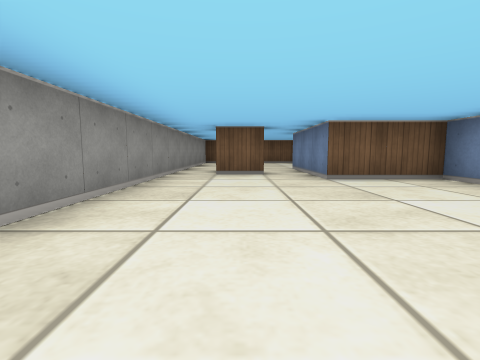
[1] (above)

16 first-person views from a walk through a cub3D level. The camera is about half as high as the walls, tilts 6° down and sees 85° across. The floor is counted in squares. Each view is taken from the middle of a square. On the plan, view 1 faces up. The plan holds only what a view shows up to about 9 squares ahead; the rest is blank.

[2]
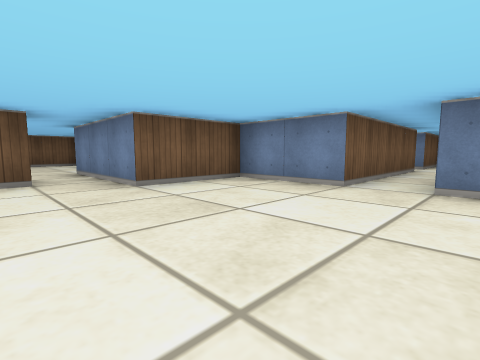

[3]
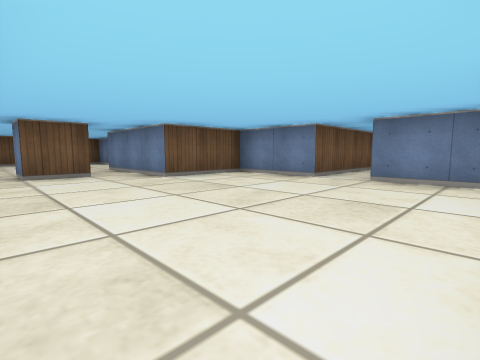

[4]
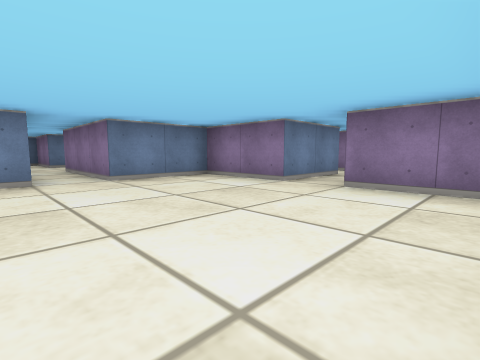

[5]
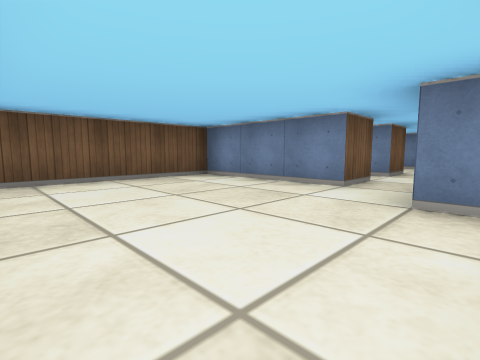

[6]
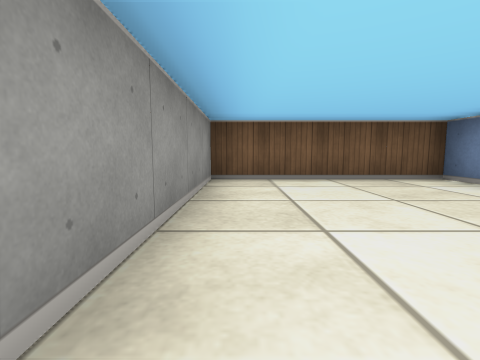

[7]
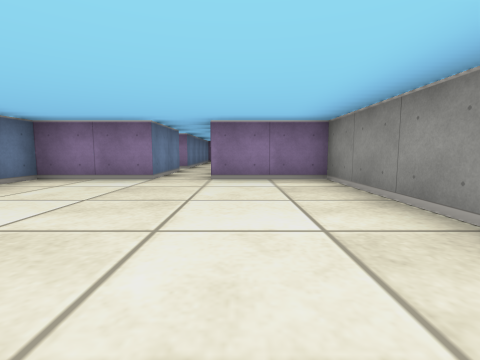

[8]
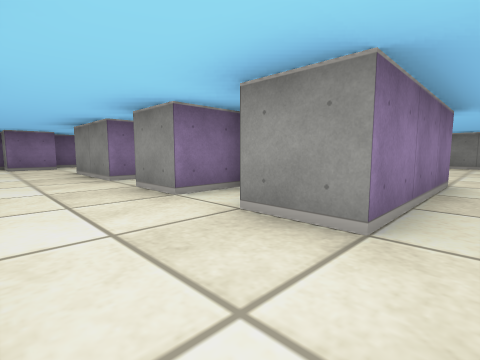

[9]
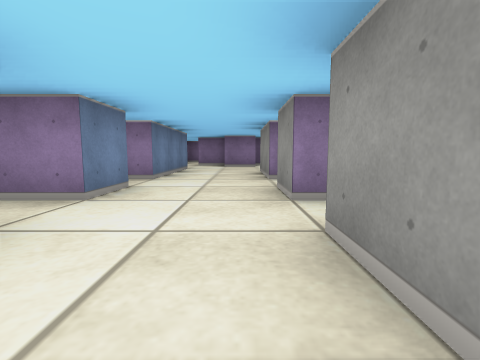

[10]
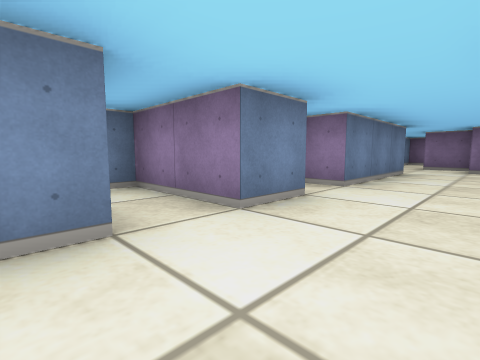

[11]
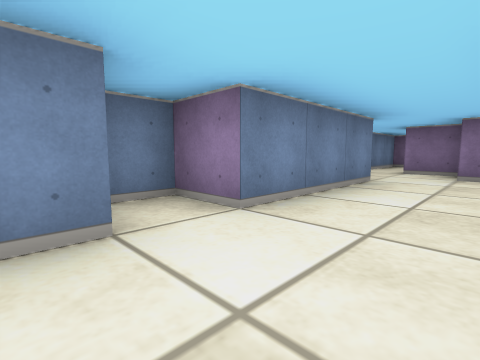

[12]
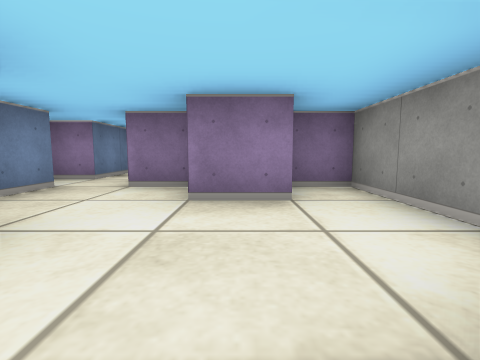

[13]
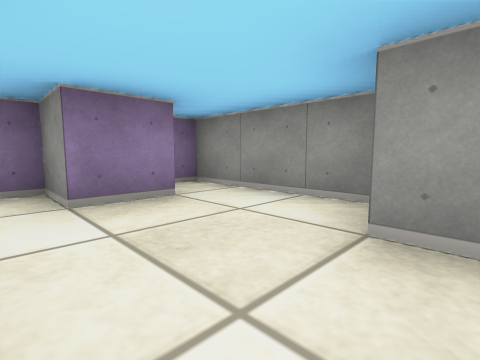

[14]
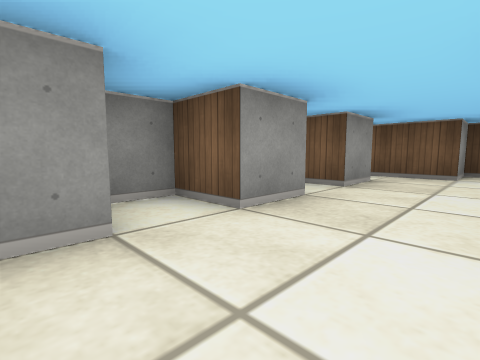

[15]
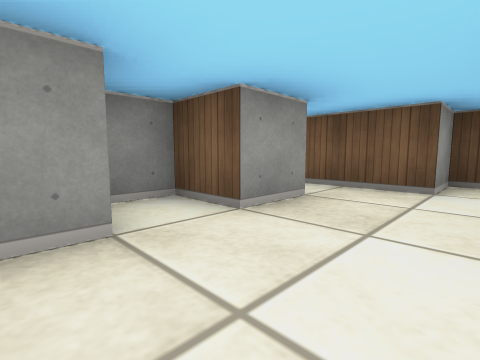

[16]
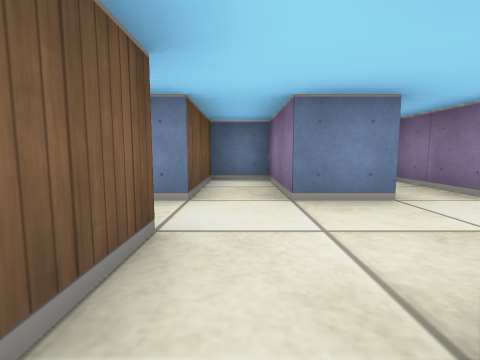

### Floor plan
Ten units are one square. View 1 is at (0, 0); x grows to the right and y downward. Boxes are objects, and circles mark ways between rooms. Rooms are numbered by the first view taken in them; rooms with no view inside come last. Other rooms are left out.
<svg viewBox="-20 -120 130 215">
<path fill="none" stroke="#000" d="M6 -55 -5 -55 -5 -65M35 -85 25 -85 25 -115 -15 -115 -15 5 5 5M15 5 35 5 35 -15 65 -15 65 -5M75 -25 35 -25 35 -45 15 -45 15 -75M85 -4 85 -15M85 -15 105 -15 105 -25 85 -25 85 -29M75 -36 75 -25M65 -5 55 -5 55 2M85 16 85 5 105 5 105 1M55 5 65 5 65 15M85 56 85 25 95 25 95 18M64 65 75 65 75 75 85 75M55 48 55 75 64 75M95 75 95 66M60 25 65 25 65 45M65 15 55 15 55 22M95 85 102 85"/>
<circle cx="70" cy="-20" r="3" fill="#2a7"/>
<circle cx="75" cy="-10" r="3" fill="#2a7"/>
<circle cx="75" cy="10" r="3" fill="#2a7"/>
<text x="10" y="-50">1</text>
<text x="90" y="-20">2</text>
<text x="80" y="0">3</text>
<text x="80" y="50">4</text>
</svg>
Room 1 opens to room 2. Room 1 opens to room 3. Room 3 opens to room 4.

Where each view was taken, in squares from view 1:
view 1: 0 up, 0 right, facing up
view 2: 1 up, 0 right, facing up-right
view 3: 0 up, 1 left, facing up-right
view 4: 3 up, 1 left, facing down-right
view 5: 7 up, 1 left, facing up-right
view 6: 7 up, 1 left, facing up
view 7: 4 up, 0 right, facing down
view 8: 2 up, 8 right, facing down-left
view 9: 2 up, 7 right, facing down
view 10: 1 up, 7 right, facing down-right
view 11: 1 down, 7 right, facing down-right
view 12: 4 down, 7 right, facing down
view 13: 4 down, 8 right, facing down-left
view 14: 3 down, 8 right, facing up-left
view 15: 1 down, 8 right, facing up-left
view 16: 2 up, 6 right, facing right
